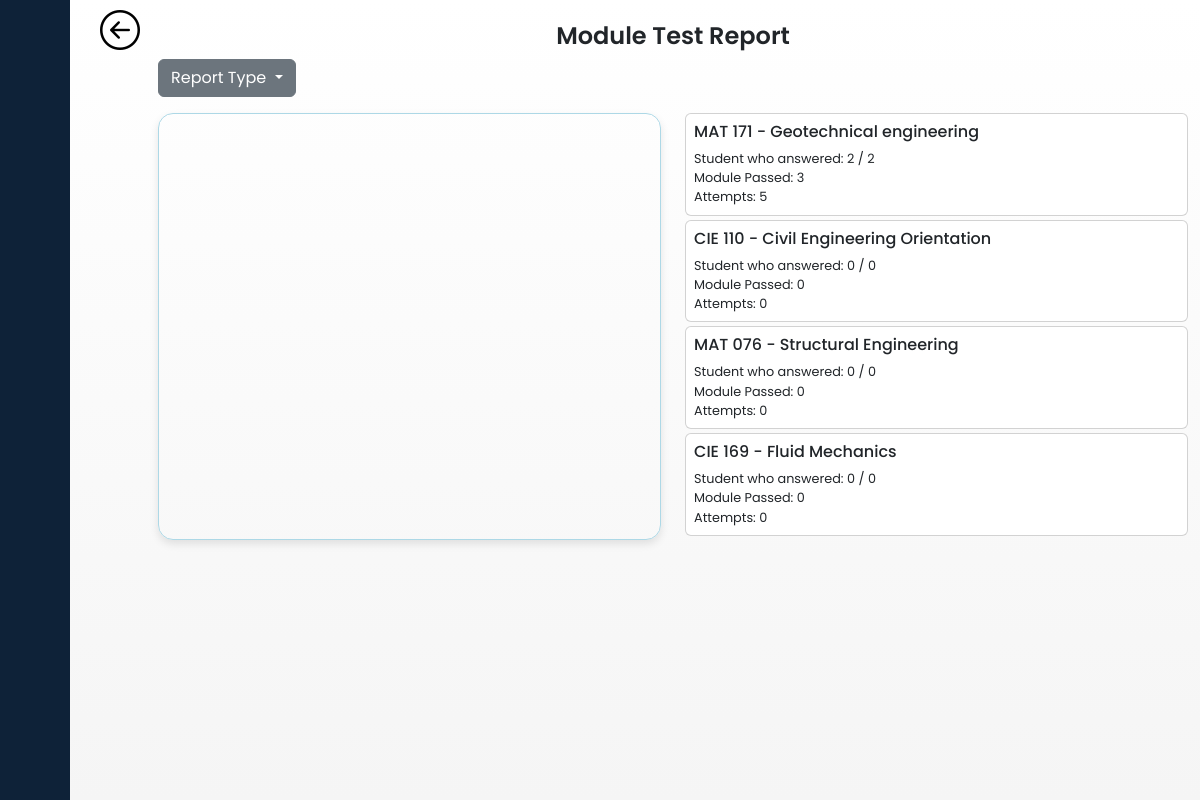
The app's page /head/test_results.php (signed in) with its own data.
### tables this page shows
CREATE TABLE `tbl_course` (
  `course_id` int(11) NOT NULL,
  `program_id` int(11) NOT NULL,
  `user_id` int(11) NOT NULL,
  `course_code` varchar(20) NOT NULL,
  `course_name` varchar(30) NOT NULL,
  `course_status` tinyint(1) NOT NULL
);

### head/test_results.php (the view, shortened to what this page needs)
<?php
require '../api/db-connect.php';
if (isset($_SESSION['program_id'])) {
    $program_id = $_SESSION['program_id'];
    $sql = "SELECT
                    c.course_id,
                    c.course_code,
                    c.course_name,
                    r.module_id,
                    COALESCE(passed_attempts, 0) AS passed_attempts,
                    COALESCE(failed_attempts, 0) AS failed_attempts
                FROM
                    tbl_course c
                LEFT JOIN
                    (SELECT
                        course_id,
                        module_id,
                        COUNT(CASE WHEN result_status = 1 THEN 1 END) AS passed_attempts,
                        COUNT(CASE WHEN result_status = 0 THEN 1 END) AS failed_attempts
                    FROM tbl_result
                    WHERE quiz_type = 1
                    GROUP BY course_id, module_id) r
                ON c.course_id = r.course_id
                WHERE
                    c.program_id = :program_id";
    $result = $conn->prepare($sql);
    $result->bindParam(':program_id', $program_id, PDO::PARAM_INT);
    $result->execute();
    $courses = $result->fetchAll(PDO::FETCH_ASSOC);
} else {
    header("Location: ../index.php");
    exit();
}
?>
<!DOCTYPE html>
<html lang="en">
<head>
    <link href="https://cdn.lineicons.com/4.0/lineicons.css" rel="stylesheet" />
    <link href="https://cdn.jsdelivr.net/npm/bootstrap@5.3.0-alpha3/dist/css/bootstrap.min.css" rel="stylesheet">
    <link rel="stylesheet" href="style.css" type="text/css">
</head>
<body>
    <div class="wrapper">
        <?php include 'sidebar.php'; ?>
        <?php include 'back.php'; ?>
        <div class="container">
            <div class="row justify-content-center">
                <div class="text-center mt-3">
                    <h1>Module Test Report</h1>
                </div>
                <?php include 'report_dropdown.php'; ?>
                <div class="col-sm">
                    <div id="myChart" style="width:100%; max-width:100%; height:100%;">
                    </div>
                </div>
                <div class="col-sm">
                    <?php if (!empty($courses)) : ?>
                        <?php
                        $uniqueCourses = [];
                        foreach ($courses as $course) {
                            $courseId = $course['course_id'];
                            if (!isset($uniqueCourses[$courseId])) {
                                $uniqueCourses[$courseId] = $course;
                            } else {
                                $uniqueCourses[$courseId]['passed_attempts'] += $course['passed_attempts'];
                                $uniqueCourses[$courseId]['failed_attempts'] += $course['failed_attempts'];
                            }
                        }
                        ?>
                        <?php foreach ($uniqueCourses as $index => $course) : ?>
                            <a href="test_course_modules.php?course_id=<?php echo $course['course_id']; ?>&user_id=<?php echo $_SESSION['user_id']; ?>&module_id=<?php echo $course['module_id']; ?>">
                                <div class="card subject-<?php echo ($index % 3) + 1; ?> mb-1">
                                    <div class="card-body" style="padding: 0.5rem;">
                                        <h5 class="card-title" style="font-size: 1rem;"><?php echo $course['course_code'] . ' -  ' . $course['course_name']; ?></h5>
                                        <p style="font-size: 0.8rem; margin-bottom: 0;">Student who answered:
                                            <?php
                                            $stmtAnswered = $conn->prepare("SELECT COUNT(DISTINCT stud_id) AS answered FROM tbl_result WHERE course_id = :course_id AND quiz_type = 1");
                                            $stmtAnswered->bindValue(':course_id', $course['course_id']);
                                            if (!$stmtAnswered->execute()) {
                                                echo "Error executing query: " . implode(" ", $stmtAnswered->errorInfo());
                                            } else {
                                                $answeredData = $stmtAnswered->fetch(PDO::FETCH_ASSOC);
                                                $answeredStudents = $answeredData['answered'];
                                                $totalStudents = 0;
                                                if ($answeredStudents > 0) {
                                                    $stmtTotalStudents = $conn->prepare("SELECT COUNT(DISTINCT stud_id) AS total_students FROM tbl_result WHERE program_id = :program_id");
                                                    $stmtTotalStudents->bindValue(':program_id', $program_id);
                                                    if (!$stmtTotalStudents->execute()) {
                                                        echo "Error executing query: " . implode(" ", $stmtTotalStudents->errorInfo());
                                                    } else {
                                                        $totalStudentsData = $stmtTotalStudents->fetch(PDO::FETCH_ASSOC);
                                                        $totalStudents = $totalStudentsData['total_students'];
                                                    }
                                                }
                                                echo $answeredStudents . " / " . $totalStudents;
                                            }
                                            ?>
                                        </p>
                                        <p style="font-size: 0.8rem; margin-bottom: 0;">Module Passed: <?php echo $course['passed_attempts']; ?></p>
                                        <p style="font-size: 0.8rem; margin-bottom: 0;">Attempts: <?php echo $course['failed_attempts'] + $course['passed_attempts']; ?></p>
                                    </div>
                                </div>
                            </a>
                        <?php endforeach; ?>
                    <?php else : ?>
                        <p>No courses found.</p>
                    <?php endif; ?>
                </div>
            </div>
        </div>
    </div>
</body>
</html>

### head/style.css (style rules this page uses)
a { text-decoration: none; }
h1 { font-weight: 600; font-size: 1.5rem; }
body { font-family: 'Poppins', sans-serif; }
.wrapper { display: flex; }
.wrapper { display: flex; height: 100vh; overflow-y: auto; width: 100%; background: linear-gradient(to bottom, rgb(255, 255, 255), rgb(245, 245, 245)); }
.container { margin-top: .5%; margin-bottom: .5%; overflow-y: auto; border-radius: 10px; }
#myChart { border: 1px solid lightblue; padding: 10px; box-sizing: border-box; border-radius: 15px; box-shadow: 0 4px 8px rgba(0, 0, 0, 0.1); }

### records on screen
tbl_course: course_code "CIE 110", course_name "Civil Engineering Orientation", answeredStudents "0", totalStudents "0", passed_attempts "0"
tbl_course: course_code "MAT 076", course_name "Structural Engineering", answeredStudents "0", totalStudents "0", passed_attempts "0"
tbl_course: course_code "CIE 169", course_name "Fluid Mechanics", answeredStudents "0", totalStudents "0", passed_attempts "0"

### other values on screen
$course['course_code'] "MAT 171"
$course['course_name'] "Geotechnical engineering"
$answeredStudents "2"
$totalStudents "2"
$course['passed_attempts'] "3"
$course['failed_attempts'] + $course['passed_attempts'] "5"
